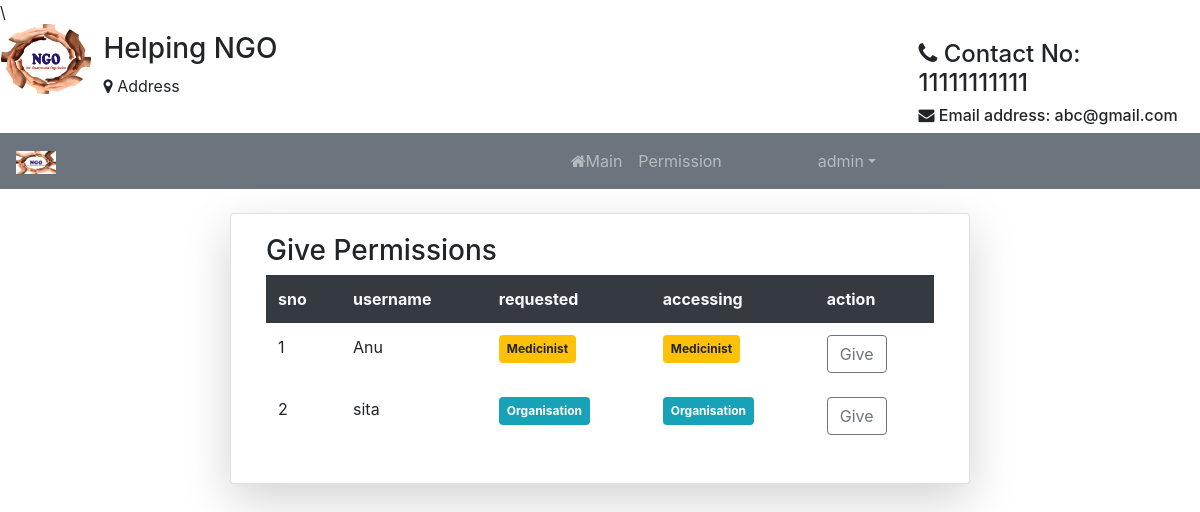
The page /gvperm/ (signed in) on the database its author committed.
### Student/models.py (models this page shows)
class User(AbstractUser):
	img= models.ImageField(upload_to='Profiles/',default="profile.png")
	dob=models.DateField(null=True,blank=True)
	organization_name=models.CharField(max_length=120,blank=True,null=True)
	hospital_name=models.CharField(max_length=120,blank=True,null=True)
	g=[('Male','Male'),('Female','Female')]
	gender=models.CharField(max_length=10,choices=g,null=True,blank=True)
	ph_no=models.CharField(max_length=10)
	pan_no=models.CharField(max_length=10,null=True,blank=True)
	address=models.CharField(max_length=100)
	postal_code=models.CharField(max_length=7)
	city=models.CharField(max_length=20)
	state=models.CharField(max_length=20,default='Andra Pradesh')
	country=models.CharField(max_length=20,default='India')
	p=[(1,'Medicinist'),(2,'Organisation'),(3,'Guest')]
	role=models.IntegerField(choices=p,default=3)

### Student/views.py (the view)
# urls.py: path('gvperm/',views.gvper,name="gv"),
def gvper(request):
	m = User.objects.all()
	n = Rolrq.objects.all()
	p,s = [],{}
	for i in m:
		p.append(i.id)
	for j in m:
		if j.id not in p or j.is_superuser:
			continue
		else:
			q = Rolrq.objects.get(ud_id=j.id)
			s[j.id] = j.username,q.roltype,q.prf,j.role,j.id
	return render(request,'htfiles/giveperm.html',{'v':s.values()})

### Student/templates/htfiles/giveperm.html (shortened to what this page needs)
{% extends 'htfiles/header.html' %}
{% block content %}
<div class="container mt-4">
	<div class="card col-md-8 mx-auto shadow-lg">
		<div class="card-body">
			<h3>Give Permissions</h3>
			<table class="table table-borderless">
				<tr class="bg-dark text-light">
					<th>sno</th>
					<th>username</th>
					<th>requested</th>
					<th>accessing</th>
					<th>action</th>
				</tr>
				{% for n in v %}
				<tr>
					<td>{{forloop.counter}}</td>
					<td>{{n.0}}</td>
					<td>
						{% if n.1 == 1 %}
						<span class="badge badge-warning p-2">Medicinist</span>
						{% elif n.1 == 2 %}
						<span class="badge badge-info p-2">Organisation</span>{% endif %}
					</td>
					<td>{% if n.3 == 1 %}<span class="badge badge-warning p-2">Medicinist</span>{% elif n.3 == 2 %}<span class="badge badge-info p-2">Organisation</span>{% else %}<span class="badge badge-danger p-2">Guest</span>{% endif %}</td>
					<td><a href="{% url 'apr' n.4 %}" class="btn btn-outline-secondary">Give</a></td>
				</tr>
				{% endfor %}
			</table>
		</div>
	</div>
</div>
{% endblock %}

### Student/templates/htfiles/navbar.html (shortened to what this page needs)
{% load static %}
<div class="row">
  <div class="col col-md-1" style="margin-left:1px;">
  <img src="{% static 'images/NGO.jpg' %}" alt="logo" style="width:90px; height: 70px;" class="rounded-circle">
  </div>
  <div class="col mt-2">
    <h3>Helping NGO</h3>
    <p><i class="fa fa-map-marker" aria-hidden="true"></i>
Address</p>
  </div>
  <div class="col-md-3" style="margin-right: 4px">
    <h4 class="mt-3"><i class="fa fa-phone" aria-hidden="true"></i>
Contact No: 11111111111</h4>
    <h6><i class="fa fa-envelope" aria-hidden="true"></i>   Email address: abc@gmail.com</h6>
  </div>
</div>
<nav class="navbar navbar-expand-sm bg-secondary text-white navbar-dark">
  <a class="navbar-brand" href="#">
    <img src="{% static 'images/NGO.jpg' %}" alt="logo" style="width: 40px;">
  </a>
  <ul class="navbar-nav ml-auto text-white" style="margin-right: 300px">
{% if not user.is_authenticated %}
    <li class="nav-item" style="margin-right: 80px">
      <a class="nav-link" href="#"><i class="fa fa-home" aria-hidden="true"></i>
Home</a>
    </li>
    <li class="nav-item" style="margin-right: 80px">
      <a class="nav-link" href="{% url 'ab' %}"><i class="fa fa-user" aria-hidden="true"></i>
About us</a>
   <!--  </li>
    <li class="nav-item" style="margin-right: 80px">
      <a class="nav-link" href="#">Volunteers</a>
    </li> -->
    <li class="nav-item" style="margin-right: 80px">
      <a class="nav-link" href="#"><i class="fa fa-users" aria-hidden="true"></i>
Our workers</a>
    </li>
    <li class="nav-item" style="margin-right: 80px">
      <a class="nav-link" href="#"><i class="fa fa-phone" aria-hidden="true"></i>
Contact us</a>
    </li>
    <li class="nav-item">
      <a class="nav-link" href="{% url 'lg' %}"><span class="glyphicon glyphicon-user"></span><i class="fa fa-sign-in" aria-hidden="true"></i>
Login</a>
    </li>
{% elif user.is_superuser %}
    <li class="nav-item">
        <a class="nav-link" href="{% url 'mn' %}"><i class="fa fa-home" aria-hidden="true"></i>Main</a>
      </li>
    <li class="nav-item" style="margin-right: 80px">
      <a class="nav-link" href="{% url 'gv' %}">Permission</a>
    </li>
  <li class="dropdown">
      <a type="button" class="nav-link dropdown-toggle" data-toggle="dropdown">{{user.username}}</a>
    </li>
    {% endif %}
    </ul>
</nav>

### Student/templates/htfiles/navbar.html (style rules this page uses)
.nav-link { color: light; }

### rows shown on the page
User: username "admin"
User: username "Anu"
User: username "sita"
